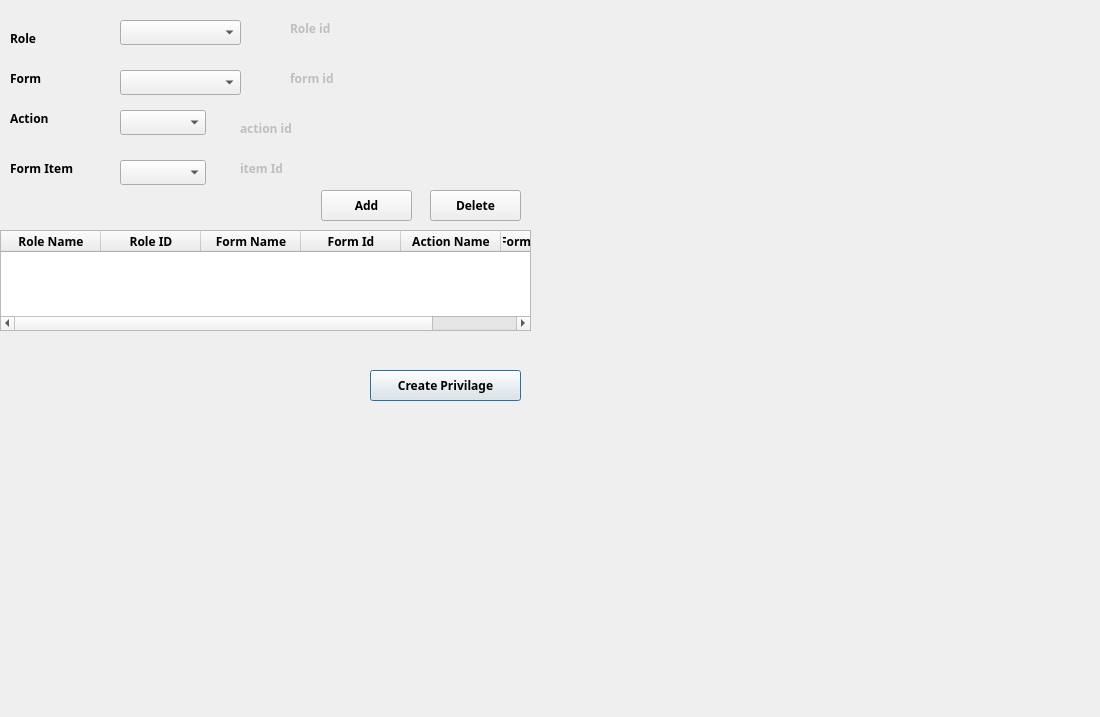
<?xml version="1.0" encoding="UTF-8"?>
<ui version="4.0">
 <class>dialog</class>
 <widget class="QDialog" name="dialog">
  <property name="geometry">
   <rect>
    <x>0</x>
    <y>0</y>
    <width>1100</width>
    <height>717</height>
   </rect>
  </property>
  <property name="minimumSize">
   <size>
    <width>1100</width>
    <height>717</height>
   </size>
  </property>
  <property name="maximumSize">
   <size>
    <width>1100</width>
    <height>717</height>
   </size>
  </property>
  <property name="windowTitle">
   <string>Priv</string>
  </property>
  <widget class="QLabel" name="LB_roleId">
   <property name="enabled">
    <bool>false</bool>
   </property>
   <property name="geometry">
    <rect>
     <x>290</x>
     <y>20</y>
     <width>151</width>
     <height>17</height>
    </rect>
   </property>
   <property name="font">
    <font>
     <family>29LT Bukra Regular</family>
     <pointsize>9</pointsize>
     <weight>75</weight>
     <bold>true</bold>
    </font>
   </property>
   <property name="frameShape">
    <enum>QFrame::NoFrame</enum>
   </property>
   <property name="text">
    <string>Role id</string>
   </property>
  </widget>
  <widget class="QComboBox" name="CMB_roleName">
   <property name="geometry">
    <rect>
     <x>120</x>
     <y>20</y>
     <width>121</width>
     <height>25</height>
    </rect>
   </property>
   <property name="font">
    <font>
     <family>29LT Bukra Regular</family>
     <pointsize>9</pointsize>
     <weight>75</weight>
     <bold>true</bold>
    </font>
   </property>
  </widget>
  <widget class="QLabel" name="LB_formId">
   <property name="enabled">
    <bool>false</bool>
   </property>
   <property name="geometry">
    <rect>
     <x>290</x>
     <y>70</y>
     <width>141</width>
     <height>17</height>
    </rect>
   </property>
   <property name="font">
    <font>
     <family>29LT Bukra Regular</family>
     <pointsize>9</pointsize>
     <weight>75</weight>
     <bold>true</bold>
    </font>
   </property>
   <property name="frameShape">
    <enum>QFrame::NoFrame</enum>
   </property>
   <property name="text">
    <string>form id</string>
   </property>
  </widget>
  <widget class="QLabel" name="label_2">
   <property name="geometry">
    <rect>
     <x>10</x>
     <y>70</y>
     <width>67</width>
     <height>17</height>
    </rect>
   </property>
   <property name="font">
    <font>
     <family>29LT Bukra Regular</family>
     <pointsize>9</pointsize>
     <weight>75</weight>
     <bold>true</bold>
    </font>
   </property>
   <property name="text">
    <string>Form</string>
   </property>
  </widget>
  <widget class="QComboBox" name="CMB_formName">
   <property name="geometry">
    <rect>
     <x>120</x>
     <y>70</y>
     <width>121</width>
     <height>25</height>
    </rect>
   </property>
   <property name="font">
    <font>
     <family>29LT Bukra Regular</family>
     <pointsize>9</pointsize>
     <weight>75</weight>
     <bold>true</bold>
    </font>
   </property>
  </widget>
  <widget class="QLabel" name="label_3">
   <property name="geometry">
    <rect>
     <x>10</x>
     <y>110</y>
     <width>67</width>
     <height>17</height>
    </rect>
   </property>
   <property name="font">
    <font>
     <family>29LT Bukra Regular</family>
     <pointsize>9</pointsize>
     <weight>75</weight>
     <bold>true</bold>
    </font>
   </property>
   <property name="text">
    <string>Action</string>
   </property>
  </widget>
  <widget class="QLabel" name="User">
   <property name="geometry">
    <rect>
     <x>10</x>
     <y>30</y>
     <width>67</width>
     <height>17</height>
    </rect>
   </property>
   <property name="font">
    <font>
     <family>29LT Bukra Regular</family>
     <pointsize>9</pointsize>
     <weight>75</weight>
     <bold>true</bold>
    </font>
   </property>
   <property name="text">
    <string>Role</string>
   </property>
  </widget>
  <widget class="QComboBox" name="CMB_actionName">
   <property name="geometry">
    <rect>
     <x>120</x>
     <y>110</y>
     <width>86</width>
     <height>25</height>
    </rect>
   </property>
   <property name="font">
    <font>
     <family>29LT Bukra Regular</family>
     <pointsize>9</pointsize>
     <weight>75</weight>
     <bold>true</bold>
    </font>
   </property>
  </widget>
  <widget class="QPushButton" name="BTN_createPrivilage">
   <property name="geometry">
    <rect>
     <x>370</x>
     <y>370</y>
     <width>151</width>
     <height>31</height>
    </rect>
   </property>
   <property name="font">
    <font>
     <family>29LT Bukra Regular</family>
     <pointsize>9</pointsize>
     <weight>75</weight>
     <bold>true</bold>
    </font>
   </property>
   <property name="text">
    <string>Create Privilage</string>
   </property>
  </widget>
  <widget class="QLabel" name="LB_actionId">
   <property name="enabled">
    <bool>false</bool>
   </property>
   <property name="geometry">
    <rect>
     <x>240</x>
     <y>120</y>
     <width>141</width>
     <height>17</height>
    </rect>
   </property>
   <property name="font">
    <font>
     <family>29LT Bukra Regular</family>
     <pointsize>9</pointsize>
     <weight>75</weight>
     <bold>true</bold>
    </font>
   </property>
   <property name="frameShape">
    <enum>QFrame::NoFrame</enum>
   </property>
   <property name="text">
    <string>action id</string>
   </property>
  </widget>
  <widget class="QComboBox" name="CMB_formItemName">
   <property name="geometry">
    <rect>
     <x>120</x>
     <y>160</y>
     <width>86</width>
     <height>25</height>
    </rect>
   </property>
   <property name="font">
    <font>
     <family>29LT Bukra Regular</family>
     <pointsize>9</pointsize>
     <weight>75</weight>
     <bold>true</bold>
    </font>
   </property>
  </widget>
  <widget class="QLabel" name="label_5">
   <property name="geometry">
    <rect>
     <x>10</x>
     <y>160</y>
     <width>71</width>
     <height>17</height>
    </rect>
   </property>
   <property name="font">
    <font>
     <family>29LT Bukra Regular</family>
     <pointsize>9</pointsize>
     <weight>75</weight>
     <bold>true</bold>
    </font>
   </property>
   <property name="text">
    <string>Form Item</string>
   </property>
  </widget>
  <widget class="QLabel" name="LB_formItemID">
   <property name="enabled">
    <bool>false</bool>
   </property>
   <property name="geometry">
    <rect>
     <x>240</x>
     <y>160</y>
     <width>141</width>
     <height>17</height>
    </rect>
   </property>
   <property name="font">
    <font>
     <family>29LT Bukra Regular</family>
     <pointsize>9</pointsize>
     <weight>75</weight>
     <bold>true</bold>
    </font>
   </property>
   <property name="frameShape">
    <enum>QFrame::NoFrame</enum>
   </property>
   <property name="text">
    <string>item Id</string>
   </property>
  </widget>
  <widget class="QTableWidget" name="w1">
   <property name="enabled">
    <bool>true</bool>
   </property>
   <property name="geometry">
    <rect>
     <x>0</x>
     <y>230</y>
     <width>531</width>
     <height>101</height>
    </rect>
   </property>
   <property name="font">
    <font>
     <family>29LT Bukra Regular</family>
     <pointsize>9</pointsize>
     <weight>75</weight>
     <bold>true</bold>
    </font>
   </property>
   <property name="rowCount">
    <number>0</number>
   </property>
   <property name="columnCount">
    <number>6</number>
   </property>
   <column>
    <property name="text">
     <string>Role Name</string>
    </property>
   </column>
   <column>
    <property name="text">
     <string>Role ID</string>
    </property>
   </column>
   <column>
    <property name="text">
     <string>Form Name</string>
    </property>
   </column>
   <column>
    <property name="text">
     <string>Form Id</string>
    </property>
   </column>
   <column>
    <property name="text">
     <string>Action Name</string>
    </property>
   </column>
   <column>
    <property name="text">
     <string>Form Item Name</string>
    </property>
   </column>
  </widget>
  <widget class="QPushButton" name="BTN_add">
   <property name="geometry">
    <rect>
     <x>321</x>
     <y>190</y>
     <width>91</width>
     <height>31</height>
    </rect>
   </property>
   <property name="font">
    <font>
     <family>29LT Bukra Regular</family>
     <pointsize>9</pointsize>
     <weight>75</weight>
     <bold>true</bold>
    </font>
   </property>
   <property name="text">
    <string>Add</string>
   </property>
  </widget>
  <widget class="QPushButton" name="BTN_delete">
   <property name="geometry">
    <rect>
     <x>430</x>
     <y>190</y>
     <width>91</width>
     <height>31</height>
    </rect>
   </property>
   <property name="font">
    <font>
     <family>29LT Bukra Regular</family>
     <pointsize>9</pointsize>
     <weight>75</weight>
     <bold>true</bold>
    </font>
   </property>
   <property name="text">
    <string>Delete</string>
   </property>
  </widget>
 </widget>
 <resources/>
 <connections/>
</ui>
